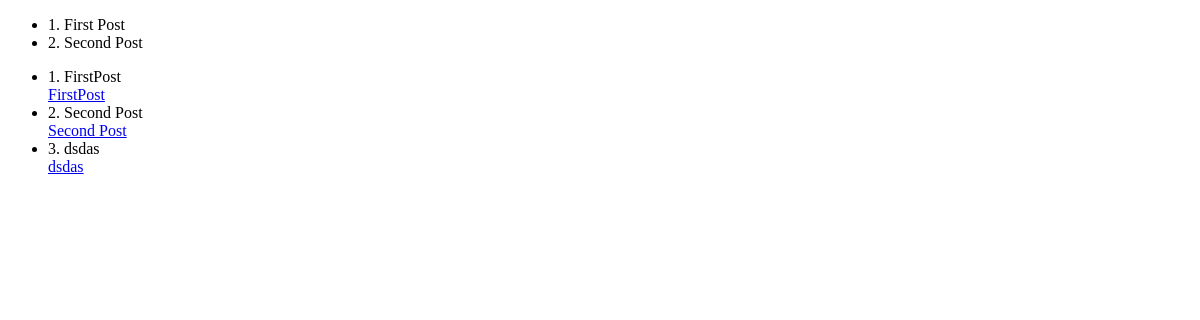
/posts/, run on an earlier commit of the app's database.
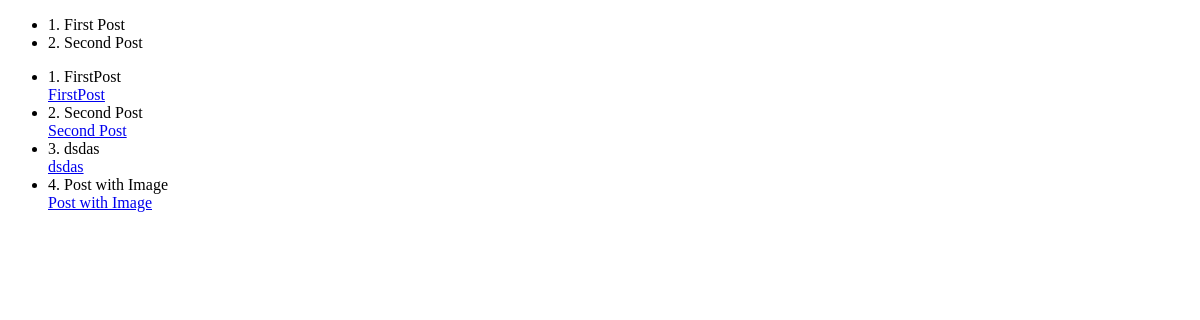
And on a later commit of the database.
### posts/models.py (models this page shows, shortened)
class Post(models.Model):
    title = models.CharField(max_length=50)
    body = models.TextField()
    slug = models.SlugField(unique=True, blank=True)
    date = models.DateTimeField(auto_now_add=True)
    banner = models.ImageField(default="fallback.png",blank=True)

### posts/views.py (the view)
# urls.py: path('',views.post, name="posts"),
def post(request):
    posts = models.Post.objects.all()
    return render(request, "posts/posts_list.html",{'postss': posts})

### posts/templates/posts/posts_list.html (shortened to what this page needs)
<!DOCTYPE html>
{%load static%}
<html lang="en">
  <head>
  </head>
  <body>
    <ul>
      <li>1. First Post</li>
      <li>2. Second Post</li>
    </ul>
    <ul>
      {% for post in postss %}
      <li>{{ forloop.counter }}. {{ post.title }}</li>
      <a href="{% url "postlist" slug=post.slug%}">{{post.title}}</a>
      {% empty %}
      <li>No posts available.</li>
      {% endfor %}
    </ul>
  </body>
</html>

What changed in the data, as far as the page shows it:
added Post: title "Post with Image"
